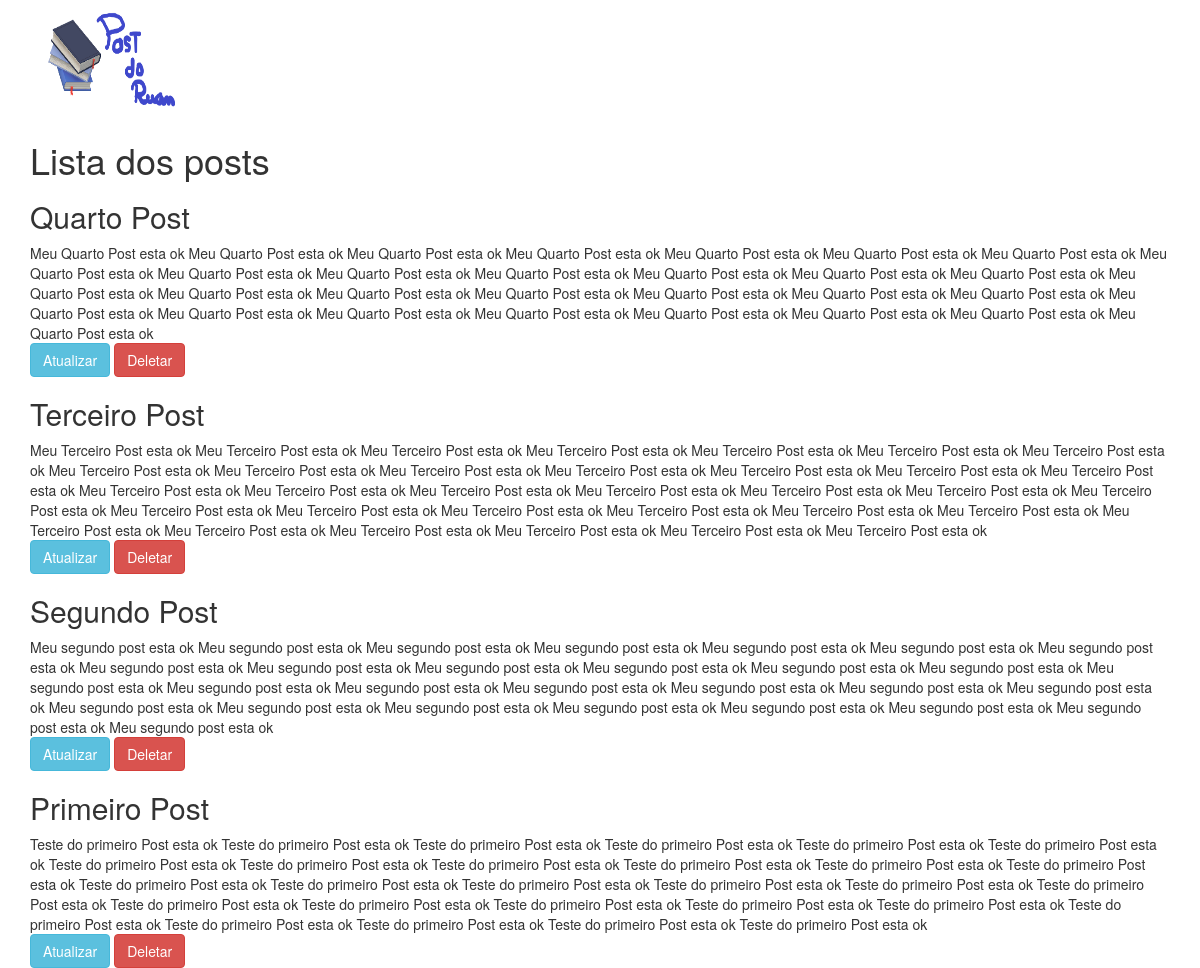
The page /lista-todos/ on the database its author committed.
### core/models.py (models this page shows, shortened)
class Post(models.Model):
    titulo = models.CharField(max_length=100)
    texto = models.TextField()

### core/views.py (the view)
# urls.py: url(r'^lista-todos/$', lista, name='lista_todos'),
def lista(request):
    lista = Post.objects.all().order_by('-id')
    return render(request,'core/lista.html',{'lista_posts':lista})

### core/templates/core/lista.html (shortened to what this page needs)
{% load static %}
<!DOCTYPE html>
<html lang="pt-br">
<head>
    <link href="https://maxcdn.bootstrapcdn.com/bootstrap/3.3.7/css/bootstrap.min.css" rel="stylesheet">
</head>
<body>
    <main class="container">
        <img src="{% static 'img/logo.png'%}" width="150" height="120">
        <h1>Lista dos posts</h1>
        {% for post in lista_posts %}
            <article>
                <h2>{{post.titulo}}</h2>
                {{post.texto}}
                <br>
                <a href="{% url 'atualizar' post.id %}" class="btn
                btn-info">Atualizar</a>
                <a href="{% url 'deletar' post.id %}" class="btn
                btn-danger">Deletar</a>
            </article>
        {% endfor %}
    </main>
</body>
</html>

### rows shown on the page
Post: titulo "Quarto Post", texto "Meu Quarto Post esta ok Meu Quarto Post esta ok Meu Quarto Post esta ok Meu Quarto Post esta ok Meu Quarto Post esta ok Meu Quarto Post esta ok Meu Quarto Post esta ok Meu Quarto Post esta ok Meu Quarto Post esta ok Meu Quarto Post esta ok Meu Quarto Post esta ok Meu Quarto Post esta ok Meu Quarto Post esta ok Meu Quarto Post esta ok Meu Quarto Post esta ok Meu Quarto Post esta ok Meu Quarto Post esta ok Meu Quarto Post esta ok Meu Quarto Post esta ok Meu Quarto Post esta ok Meu Quarto Post esta ok Meu Quarto Post esta ok Meu Quarto Post esta ok Meu Quarto Post esta ok Meu Quarto Post esta ok Meu Quarto Post esta ok Meu Quarto Post esta ok Meu Quarto Post esta ok Meu Quarto Post esta ok"
Post: titulo "Terceiro Post", texto "Meu Terceiro Post esta ok Meu Terceiro Post esta ok Meu Terceiro Post esta ok Meu Terceiro Post esta ok Meu Terceiro Post esta ok Meu Terceiro Post esta ok Meu Terceiro Post esta ok Meu Terceiro Post esta ok Meu Terceiro Post esta ok Meu Terceiro Post esta ok Meu Terceiro Post esta ok Meu Terceiro Post esta ok Meu Terceiro Post esta ok Meu Terceiro Post esta ok Meu Terceiro Post esta ok Meu Terceiro Post esta ok Meu Terceiro Post esta ok Meu Terceiro Post esta ok Meu Terceiro Post esta ok Meu Terceiro Post esta ok Meu Terceiro Post esta ok Meu Terceiro Post esta ok Meu Terceiro Post esta ok Meu Terceiro Post esta ok Meu Terceiro Post esta ok Meu Terceiro Post esta ok Meu Terceiro Post esta…"
Post: titulo "Segundo Post", texto "Meu segundo post esta ok Meu segundo post esta ok Meu segundo post esta ok Meu segundo post esta ok Meu segundo post esta ok Meu segundo post esta ok Meu segundo post esta ok Meu segundo post esta ok Meu segundo post esta ok Meu segundo post esta ok Meu segundo post esta ok Meu segundo post esta ok Meu segundo post esta ok Meu segundo post esta ok Meu segundo post esta ok Meu segundo post esta ok Meu segundo post esta ok Meu segundo post esta ok Meu segundo post esta ok Meu segundo post esta ok Meu segundo post esta ok Meu segundo post esta ok Meu segundo post esta ok Meu segundo post esta ok Meu segundo post esta ok Meu segundo post esta ok Meu segundo post esta ok Meu segundo post esta ok"
Post: titulo "Primeiro Post", texto "Teste do primeiro Post esta ok Teste do primeiro Post esta ok Teste do primeiro Post esta ok Teste do primeiro Post esta ok Teste do primeiro Post esta ok Teste do primeiro Post esta ok Teste do primeiro Post esta ok Teste do primeiro Post esta ok Teste do primeiro Post esta ok Teste do primeiro Post esta ok Teste do primeiro Post esta ok Teste do primeiro Post esta ok Teste do primeiro Post esta ok Teste do primeiro Post esta ok Teste do primeiro Post esta ok Teste do primeiro Post esta ok Teste do primeiro Post esta ok Teste do primeiro Post esta ok Teste do primeiro Post esta ok Teste do primeiro Post esta ok Teste do primeiro Post esta ok Teste do primeiro Post esta ok Teste do primeiro…"
